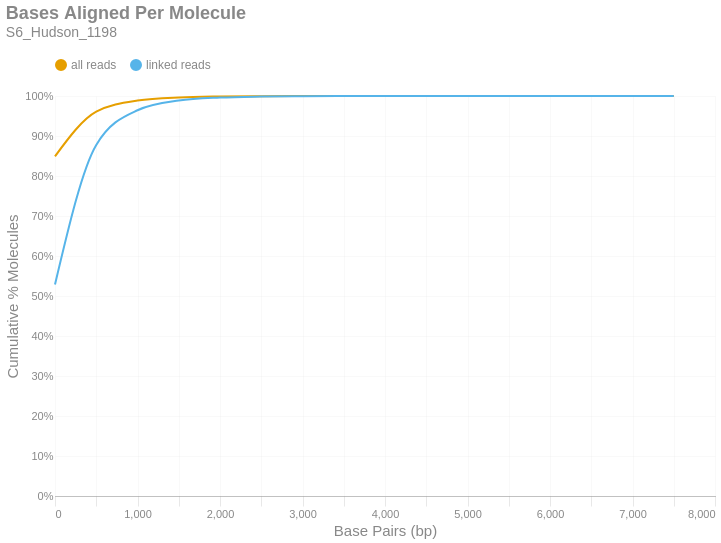

The notebook cell saved with this chart:
### Markdown cell above
### Bases Aligned Per Molecule
This is a cumulative frequency distribution showing the number of base pairs aligned per unique molecule. These data are shown in 500 bp bins. There are two distributions: one with `all reads` (yellow) and another with only `linked reads` (blue). The percent of molecules in the `linked reads` distribution is relative to the total number of linked molecules.

### Code cell
if SKIPLR:
    print_html(f"Skipped")
else:
    binned_df = consolidated_hist(valids['aligned_bp'], mask, 500, True)
    with SafeRender(binned_df):
        (
            density_plot(binned_df, 'Bases Aligned Per Molecule', samplename, 'basesper')
            .encode(
                x=alt.X('bin:Q', title="Base Pairs (bp)").axis(tickMinStep=500).scale(padding=0),
                y=alt.Y('value:Q', title='Cumulative % Molecules')
                    .axis(format='%')
                    .scale(domain = [0,1])
                    .stack(False),
                color=alt.Color("key:N").scale(domain = ["all reads", "linked reads"]),
                tooltip = [
                    alt.Tooltip("key:N", title = "Data Type"),
                    alt.Tooltip("range_label:N", title="Bases Aligned Per Molecule"),
                    alt.Tooltip("value:Q", format = ".2%", title="% Molecules (Cum.)")
                ]
            )
        ).display()

### Figure 1 — Vega-Lite specification as saved in the notebook (floating-point values rounded to 4 significant figures)
{"width": "container", "height": 400, "config": {"title": {"anchor": "start", "dy": -15, "fontSize": 18, "color": "#888888", "subtitleColor": "#888888", "subtitleFontSize": 14}, "arc": {"fill": "#0072B2"}, "axis": {"domainColor": "#888888", "domainWidth": 0.5, "gridWidth": 0.2, "grid": false, "titleFontWeight": 400, "titleFontSize": 15, "labelFontSize": 11, "labelColor": "#888888", "tickColor": "#888888", "tickWidth": 0.2, "titleColor": "#888888"}, "axisBand": {"grid": false}, "axisX": {"grid": true, "tickSize": 10, "domainCap": "round"}, "axisY": {"domain": false, "grid": true, "tickSize": 0, "domainCap": "round"}, "background": "transparent", "header": {"labelFontSize": 15, "labelColor": "#888888", "titleFontSize": 15, "titleFontWeight": 600, "titleColor": "#888888"}, "legend": {"labelFont": "sans-serif", "labelFontSize": 12, "labelColor": "#888888", "symbolSize": 100, "symbolType": "circle", "titleFontSize": 12, "titlePadding": 10, "titleColor": "#888888", "title": null, "orient": "top"}, "range": {"category": ["#E69F00", "#56B4E9", "#009E73", "#F0E442", "#0072B2", "#D55E00", "#CC79A7", "#000000"], "diverging": ["#cfe8f3", "#a2d4ec", "#73bfe2", "#46abdb", "#1696d2", "#12719e"]}, "area": {"fill": "#0072B2", "fillOpacity": 0.7, "line": true, "strokeOpacity": 0.7}, "line": {"color": "#0072B2", "stroke": "#0072B2", "strokeWidth": 2}, "trail": {"color": "#0072B2", "stroke": "#0072B2", "strokeWidth": 0, "size": 1}, "point": {"filled": true, "fillOpacity": 1.0, "size": 95}, "text": {"color": "#888888", "fontSize": 11, "align": "right", "fontWeight": 400, "size": 11}, "bar": {"fill": "#0072B2", "stroke": null}, "view": {"stroke": null, "continuousWidth": 660, "continuousHeight": 400}}, "data": {"name": "data-d256053d2ec877bc1838ad7793f2eae4"}, "mark": {"type": "line", "interpolate": "monotone", "point": {"opacity": 0, "size": 275}}, "encoding": {"color": {"field": "key", "scale": {"domain": ["all reads", "linked reads"]}, "type": "nominal"}, "tooltip": [{"field": "key", "title": "Data Type", "type": "nominal"}, {"field": "range_label", "title": "Bases Aligned Per Molecule", "type": "nominal"}, {"field": "value", "format": ".2%", "title": "% Molecules (Cum.)", "type": "quantitative"}], "x": {"axis": {"tickMinStep": 500}, "field": "bin", "scale": {"padding": 0}, "title": "Base Pairs (bp)", "type": "quantitative"}, "y": {"axis": {"format": "%"}, "field": "value", "scale": {"domain": [0, 1]}, "stack": false, "title": "Cumulative % Molecules", "type": "quantitative"}}, "params": [{"name": "param_c36ac31b6afebe62", "select": {"type": "point", "fields": ["key"]}, "bind": "legend"}], "title": {"text": "Bases Aligned Per Molecule", "subtitle": "S6_Hudson_1198"}, "transform": [{"fold": ["all reads (cumsum)", "linked reads (cumsum)"]}, {"calculate": "replace(datum.key, ' (cumsum)', '')", "as": "key"}, {"filter": {"param": "param_c36ac31b6afebe62"}}], "usermeta": {"embedOptions": {"downloadFileName": "S6_Hudson_1198.basesper"}}, "$schema": "https://vega.github.io/schema/vega-lite/v6.1.0.json", "datasets": {"data-d256053d2ec877bc1838ad7793f2eae4": [{"bin": "0.0", "interval": "0.0-500.0", "all reads": 0.8493, "linked reads": 0.5288, "all reads (cumsum)": 0.8493, "linked reads (cumsum)": 0.5288, "range_label": "0-499"}, {"bin": "500.0", "interval": "500.0-1000.0", "all reads": 0.1117, "linked reads": 0.349, "all reads (cumsum)": 0.961, "linked reads (cumsum)": 0.8778, "range_label": "500-999"}, {"bin": "1000.0", "interval": "1000.0-1500.0", "all reads": 0.02768, "linked reads": 0.08667, "all reads (cumsum)": 0.9886, "linked reads (cumsum)": 0.9644, "range_label": "1000-1499"}, {"bin": "1500.0", "interval": "1500.0-2000.0", "all reads": 0.007725, "linked reads": 0.02419, "all reads (cumsum)": 0.9964, "linked reads (cumsum)": 0.9886, "range_label": "1500-1999"}, {"bin": "2000.0", "interval": "2000.0-2500.0", "all reads": 0.0024, "linked reads": 0.007513, "all reads (cumsum)": 0.9988, "linked reads (cumsum)": 0.9961, "range_label": "2000-2499"}, {"bin": "2500.0", "interval": "2500.0-3000.0", "all reads": 0.0008024, "linked reads": 0.002512, "all reads (cumsum)": 0.9996, "linked reads (cumsum)": 0.9987, "range_label": "2500-2999"}, {"bin": "3000.0", "interval": "3000.0-3500.0", "all reads": 0.0002633, "linked reads": 0.0008243, "all reads (cumsum)": 0.9998, "linked reads (cumsum)": 0.9995, "range_label": "3000-3499"}, {"bin": "3500.0", "interval": "3500.0-4000.0", "all reads": 9.914e-05, "linked reads": 0.0003104, "all reads (cumsum)": 0.9999, "linked reads (cumsum)": 0.9998, "range_label": "3500-3999"}, {"bin": "4000.0", "interval": "4000.0-4500.0", "all reads": 4.066e-05, "linked reads": 0.0001273, "all reads (cumsum)": 1.0, "linked reads (cumsum)": 0.9999, "range_label": "4000-4499"}, {"bin": "4500.0", "interval": "4500.0-5000.0", "all reads": 1.795e-05, "linked reads": 5.62e-05, "all reads (cumsum)": 1.0, "linked reads (cumsum)": 1.0, "range_label": "4500-4999"}, {"bin": "5000.0", "interval": "5000.0-5500.0", "all reads": 6.392e-06, "linked reads": 2.001e-05, "all reads (cumsum)": 1.0, "linked reads (cumsum)": 1.0, "range_label": "5000-5499"}, {"bin": "5500.0", "interval": "5500.0-6000.0", "all reads": 2.312e-06, "linked reads": 7.238e-06, "all reads (cumsum)": 1.0, "linked reads (cumsum)": 1.0, "range_label": "5500-5999"}, {"bin": "6000.0", "interval": "6000.0-6500.0", "all reads": 8.16e-07, "linked reads": 2.555e-06, "all reads (cumsum)": 1.0, "linked reads (cumsum)": 1.0, "range_label": "6000-6499"}, {"bin": "6500.0", "interval": "6500.0-7000.0", "all reads": 2.72e-07, "linked reads": 8.516e-07, "all reads (cumsum)": 1.0, "linked reads (cumsum)": 1.0, "range_label": "6500-6999"}, {"bin": "7000.0", "interval": "7000.0-7500.0", "all reads": 0.0, "linked reads": 0.0, "all reads (cumsum)": 1.0, "linked reads (cumsum)": 1.0, "range_label": "7000-7499"}, {"bin": "7500.0", "interval": "7500.0-8000.0", "all reads": 1.36e-07, "linked reads": 4.258e-07, "all reads (cumsum)": 1.0, "linked reads (cumsum)": 1.0, "range_label": "7500-7999"}]}}
